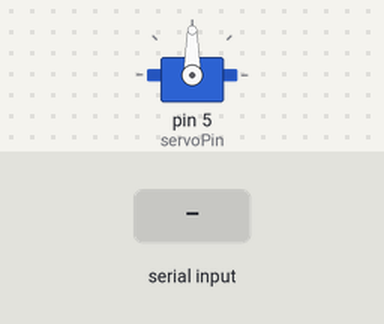
The sketch below on a simulated Arduino Uno, built with avr-gcc and run on an emulated ATmega328P. Parts: servo. The inputs (shaded band) are chosen by the test bench. What the sketch prints to the serial monitor is not drawn.

Above: at 1.2 s.
1.3 s: "30,150\n" received over Serial
At 2.0 s:
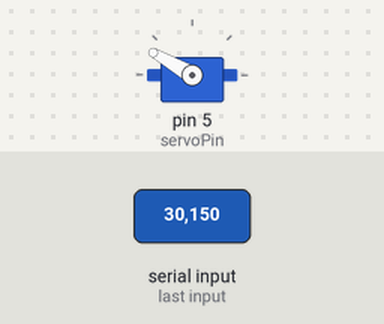
At 2.8 s:
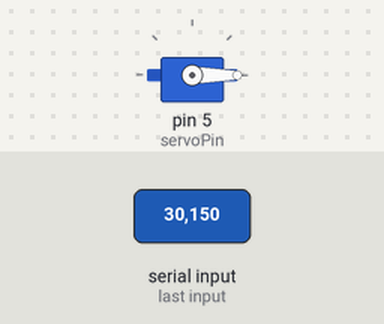
3.8 s: "90,45\n" received over Serial
At 4.6 s:
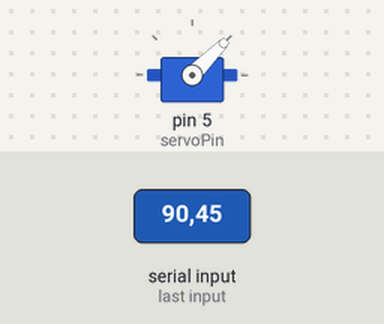
Timing chart, 0 to 6.8 s (numbered marks = the images above; inputs shaded):
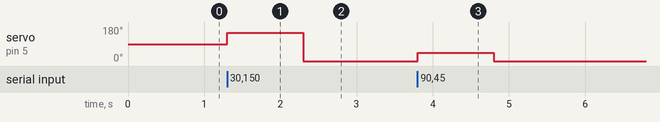

Measured:
- after the input at 1.3 s, servo on pin 5 (servoPin): 90° → 150° at once, → 0° 1.0 s later
- after the input at 3.8 s, servo on pin 5 (servoPin): 0° → 45° at once, → 0° 1.0 s later

The sketch:

servo_python_to_arduino.ino
```cpp
#include <Servo.h>

Servo myServo;
int servoPin = 5;
int angle = 0; // 입력된 각도를 저장할 변수

void setup() {
  myServo.attach(servoPin);
  Serial.begin(115200); // 시리얼 통신 시작
}

void loop() {
  if (Serial.available() > 0) { // 시리얼 데이터를 수신했을 때
    angle = Serial.parseInt(); // 시리얼 데이터(정수)를 읽음

    if (angle >= 0 && angle <= 180) { // 유효한 각도 범위 확인
      myServo.write(angle); // 서보 모터를 입력된 각도로 회전
      Serial.print("서보 모터 각도: ");
      Serial.println(angle); // 현재 각도를 시리얼로 출력
    } else {
      Serial.println("잘못된 각도입니다. 0에서 180 사이의 값을 보내세요.");
    }
  }
}
```
